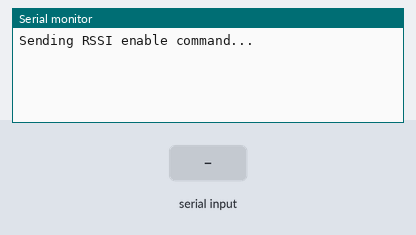
A sketch run on a simulated Arduino Uno, built with avr-gcc and run on an emulated ATmega328P. On the bench: the last lines printed to the serial monitor. Inputs (shaded band) come from the test bench.

Above: at 3.2 s.
3.3 s: "1" received over the second serial link
At 4.2 s:
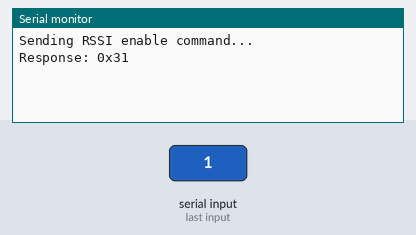
4.8 s: "0" received over the second serial link
At 5.3 s:
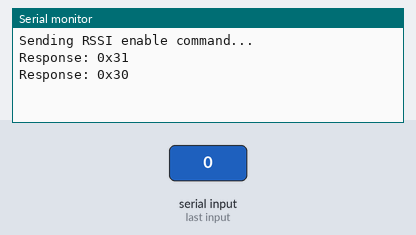
6.3 s: "2" received over the second serial link
At 7.7 s:
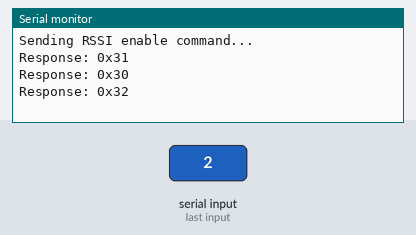

Measured:
- after the input at 3.3 s, the serial monitor: prints a new line at once (image 1)
- after the input at 4.8 s, the serial monitor: prints a new line at once (image 2)
- after the input at 6.3 s, the serial monitor: prints a new line at once (image 3)

The sketch:

sketch_RSSIactivatecodeLORA.ino
```cpp
#include <SoftwareSerial.h>

// CONFIG UART (temporary)
SoftwareSerial lora(8, 9); // RX, TX

void setup() {
  Serial.begin(9600);
  lora.begin(9600);

  delay(2000); // IMPORTANT: wait for module self-check

  Serial.println("Sending RSSI enable command...");

  // Enable RSSI byte: C0 05 01 80
  byte cmd[] = {0xC0, 0x05, 0x01, 0x80};
  lora.write(cmd, sizeof(cmd));
}

void loop() {
  if (lora.available()) {
    Serial.print("Response: ");
    while (lora.available()) {
      byte b = lora.read();
      Serial.print("0x");
      if (b < 0x10) Serial.print("0");
      Serial.print(b, HEX);
      Serial.print(" ");
    }
    Serial.println();
  }
}
```
